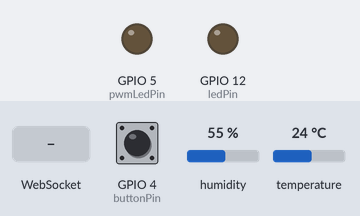
Bench run of a sketch on a simulated ESP8266 (NodeMCU). Parts: output pins drawn as LEDs (lit = HIGH). Inputs (shaded band) come from the test bench; at power-on: GPIO 4 (buttonPin) LOW, humidity 55 %, temperature 24 °C. WiFi joins after 1.5 s; servers stay silent unless stated; what the sketch prints to the serial monitor is not drawn.

Above: at 2.7 s.
2.8 s: WebSocket text "toggle" received
At 3.3 s:
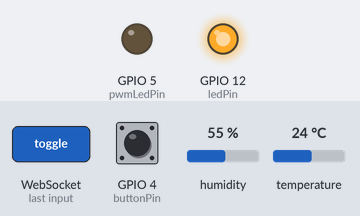
4.3 s: GPIO 4 (buttonPin) pulled HIGH for 0.15 s
At 5.1 s:
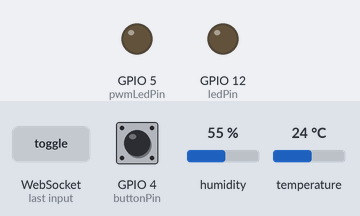
5.9 s: GPIO 4 (buttonPin) pulled HIGH for 1 s
At 6.3 s:
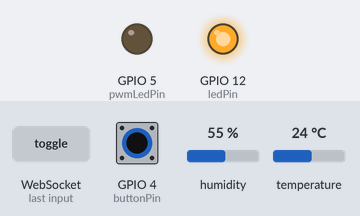
Timing chart, 0 to 8.9 s (numbered marks = the images above; inputs shaded):
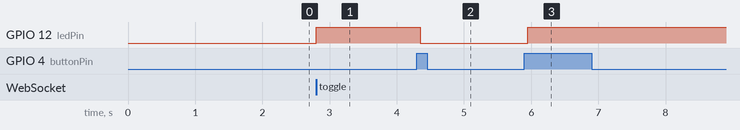

Measured:
- after the input at 2.8 s, GPIO 12 (ledPin): LOW → HIGH at once
- after the input at 4.3 s, GPIO 12 (ledPin): HIGH → LOW after 0.05 s
- after the input at 5.9 s, GPIO 12 (ledPin): LOW → HIGH after 0.05 s

The sketch:

Tugas.ino
```cpp
#include <ESP8266WiFi.h>
#include <ESPAsyncTCP.h>
#include <ESPAsyncWebServer.h>
#include <DHT.h>

const char* ssid = "***";
const char* password = "12345678";

// Konfigurasi Pin
const byte dhtPin = 2;        // D4 (GPIO 2)
const byte buttonPin = 4;     // D2 (GPIO 4)
const byte ledPin = 12;       // D6 (GPIO 12) - LED Indikator On/Off awal
const byte pwmLedPin = 5;     // D1 (GPIO 5) - LED Dimmer (PWM Slider)

DHT dht(dhtPin, DHT22);

// Variabel Pelacak Status (State & Cache)
bool ledState = false;
int pwmValue = 0;             // Variabel penyimpan nilai PWM slider (0 - 1023)
String currentTemp = "--";
String currentHum = "--";
int buttonState;
int lastButtonState = LOW;
unsigned long lastDebounceTime = 0;
const unsigned long debounceDelay = 50;
unsigned long lastTime = 0;

// Inisialisasi Async Web Server (port 80) & WebSocket (rute /ws)
AsyncWebServer server(80);
AsyncWebSocket ws("/ws");

// ---------------- HTML & JAVASCRIPT (FRONT-END) ----------------
const char index_html[] PROGMEM = R"rawliteral(
<!DOCTYPE html>
<html>
<head>
  <meta name="viewport" content="width=device-width, initial-scale=1">
  <title>Smart Room Riki - PWM Dimmer</title>
  <style>
    body { font-family: Arial; text-align: center; }
    .card { background: #f0f0f0; margin: 20px auto; padding: 20px; max-width: 300px; border-radius: 10px; }
    button { padding: 15px 30px; font-size: 20px; border-radius: 5px; cursor: pointer; color: white;}
    .btn-on { background-color: #4CAF50; }
    .btn-off { background-color: #f44336; }
    input[type=range] { width: 100%; cursor: pointer; }
  </style>
</head>
<body>
  <h1>Smart Room Alan</h1>

  <div class="card">
    <h2>Suhu: <span id="tempValue">--</span> &deg;C</h2>
  </div>

  <div class="card">
    <h2>Kelembapan: <span id="humValue">--</span> %</h2>
  </div>

  <div class="card">
    <h2>LED Indikator: <span id="ledStatus">OFF</span></h2>
    <button id="toggleBtn" class="btn-off" onclick="toggleLed()">Turn ON</button>
  </div>

  <!-- Kartu Kontrol Slider PWM (Tugas Sistem Kendali Intensitas Cahaya) -->
  <div class="card">
    <h2>LED Dimmer</h2>
    <p>Intensitas: <span id="pwmValueText">0</span></p>
    <input type="range" min="0" max="1023" id="pwmSlider" value="0" oninput="updateSliderText(this.value)" onchange="sendPWM(this.value)">
  </div>

  <script>
    var gateway = `ws://${window.location.hostname}/ws`;
    var websocket;

    window.addEventListener('load', onLoad);
    function onLoad(event) { initWebSocket(); }

    function initWebSocket() {
      websocket = new WebSocket(gateway);
      websocket.onopen    = onOpen;
      websocket.onclose   = onClose;
      websocket.onmessage = onMessage;
    }

    function onOpen(event) { console.log('WebSocket Terkoneksi'); }
    function onClose(event) { setTimeout(initWebSocket, 2000); }

    function toggleLed(){
      websocket.send('toggle');
    }

    // Fungsi interaktif memperbarui teks angka slider secara langsung di layar
    function updateSliderText(val) {
      document.getElementById('pwmValueText').innerHTML = val;
    }

    // Fungsi mengirimkan perintah PWM ke NodeMCU via WebSocket
    function sendPWM(val) {
      websocket.send('pwm,' + val);
    }

    function onMessage(event) {
      var dataObj = JSON.parse(event.data);

      if(dataObj.suhu !== undefined) {
         document.getElementById('tempValue').innerHTML = dataObj.suhu;
      }

      if(dataObj.hum !== undefined) {
         document.getElementById('humValue').innerHTML = dataObj.hum;
      }

      if(dataObj.led !== undefined) {
         var btn = document.getElementById('toggleBtn');
         var status = document.getElementById('ledStatus');
         if(dataObj.led == "1"){
           status.innerHTML = "ON";
           btn.innerHTML = "Turn OFF";
           btn.className = "btn-on";
         } else {
           status.innerHTML = "OFF";
           btn.innerHTML = "Turn ON";
           btn.className = "btn-off";
         }
      }

      // Sinkronisasi posisi slider jika ada pembaruan status dari server
      if(dataObj.pwm !== undefined) {
         document.getElementById('pwmSlider').value = dataObj.pwm;
         document.getElementById('pwmValueText').innerHTML = dataObj.pwm;
      }
    }
  </script>
</body>
</html>
)rawliteral";

// ---------------- BACK-END & WEBSOCKET LOGIC ----------------

void notifyClients() {
  String jsonString = "{\"led\":\"" + String(ledState ? 1 : 0) + "\", ";
  jsonString += "\"suhu\":\"" + currentTemp + "\", ";
  jsonString += "\"hum\":\"" + currentHum + "\", ";
  jsonString += "\"pwm\":\"" + String(pwmValue) + "\"}";
  ws.textAll(jsonString);
}

// Handler pesan masuk, termasuk parsing string data "pwm,nilai" dari slider
void handleWebSocketMessage(void *arg, uint8_t *data, size_t len) {
  AwsFrameInfo *info = (AwsFrameInfo*)arg;
  if (info->final && info->index == 0 && info->len == len && info->opcode == WS_TEXT) {
    data[len] = 0;
    String message = (char*)data;

    if (message == "toggle") {
      ledState = !ledState;
      notifyClients();
    }
    // Deteksi awalan string "pwm," yang dikirimkan oleh slider web
    else if (message.startsWith("pwm,")) {
      int commaIndex = message.indexOf(',');
      if (commaIndex != -1) {
        String pwmString = message.substring(commaIndex + 1);
        pwmValue = pwmString.toInt(); // Konversi substring teks ke nilai integer murni
        analogWrite(pwmLedPin, pwmValue); // Terapkan intensitas cahaya ke pin D1 (GPIO 5)
        notifyClients(); // Sebarkan status pembaruan ke seluruh klien terhubung
      }
    }
  }
}

void onEvent(AsyncWebSocket *server, AsyncWebSocketClient *client, AwsEventType type,
             void *arg, uint8_t *data, size_t len) {
  switch (type) {
    case WS_EVT_CONNECT:
      Serial.printf("Client WebSocket #%u terhubung\n", client->id());
      notifyClients();
      break;
    case WS_EVT_DISCONNECT:
      Serial.printf("Client WebSocket #%u terputus\n", client->id());
      break;
    case WS_EVT_DATA:
      handleWebSocketMessage(arg, data, len);
      break;
  }
}

void setup() {
  Serial.begin(115200);

  pinMode(buttonPin, INPUT);
  pinMode(ledPin, OUTPUT);
  pinMode(pwmLedPin, OUTPUT); // Konfigurasi pin D1 sebagai output PWM

  digitalWrite(ledPin, LOW);
  analogWrite(pwmLedPin, 0);  // Inisialisasi awal LED Dimmer mati (0)

  dht.begin();

  WiFi.mode(WIFI_STA);
  WiFi.begin(ssid, password);
  while (WiFi.status() != WL_CONNECTED) { delay(500); Serial.print("."); }
  Serial.println("\nIP Address: " + WiFi.localIP().toString());

  server.on("/", HTTP_GET, [](AsyncWebServerRequest *request){
    request->send_P(200, "text/html", index_html);
  });

  ws.onEvent(onEvent);
  server.addHandler(&ws);
  server.begin();
}

void loop() {
  ws.cleanupClients();

  // 1. Eksekusi perangkat keras LED Indikator On/Off
  digitalWrite(ledPin, ledState ? HIGH : LOW);

  // 2. Baca Tombol Fisik (Debounce)
  int reading = digitalRead(buttonPin);
  if (reading != lastButtonState) {
    lastDebounceTime = millis();
  }
  if ((millis() - lastDebounceTime) > debounceDelay) {
    if (reading != buttonState) {
      buttonState = reading;
      if (buttonState == HIGH) {
        ledState = !ledState;
        notifyClients();
      }
    }
  }
  lastButtonState = reading;

  // 3. Baca DHT (Suhu & Kelembapan) setiap 3 detik secara non-blocking
  if ((millis() - lastTime) > 3000) {
    float t = dht.readTemperature();
    float h = dht.readHumidity();

    bool dataUpdated = false;
    if(!isnan(t)) {
      currentTemp = String(t);
      dataUpdated = true;
    }
    if(!isnan(h)) {
      currentHum = String(h);
      dataUpdated = true;
    }

    if(dataUpdated) {
      notifyClients();
    }
    lastTime = millis();
  }
}
```
